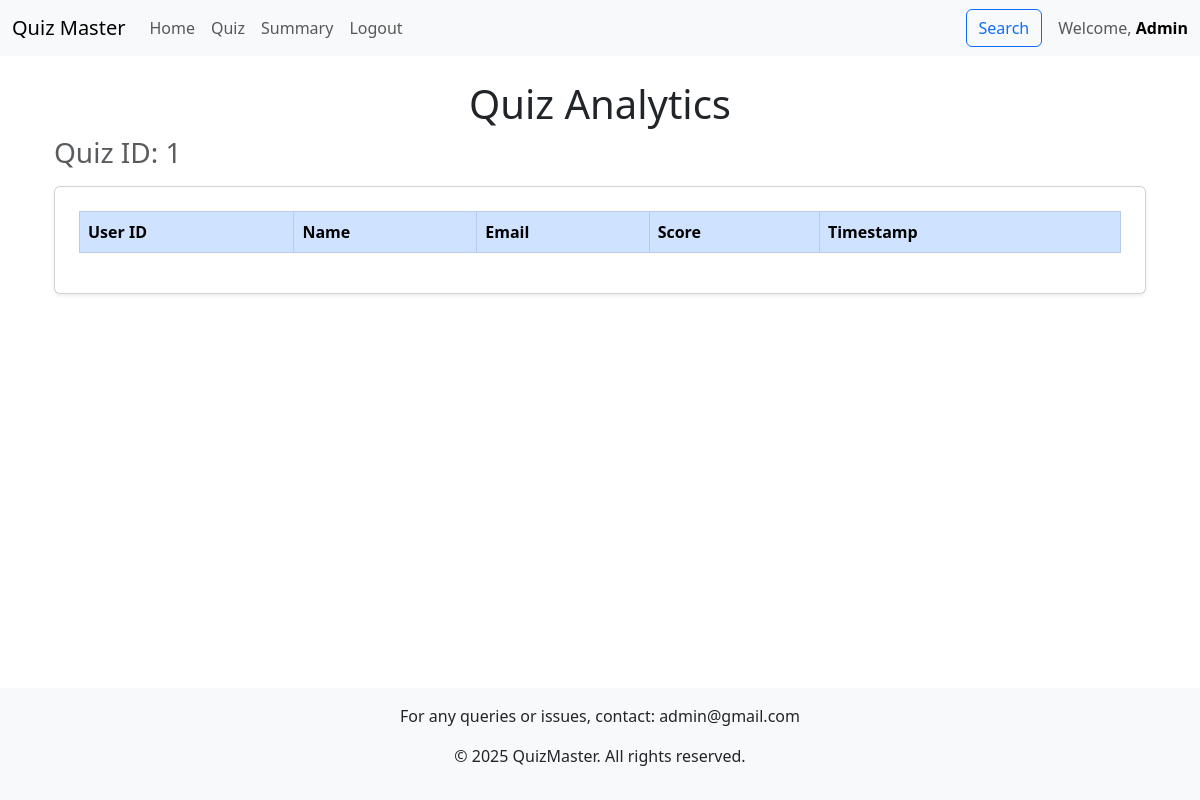
The app's page /quiz_analytics/1 (signed in), older data.
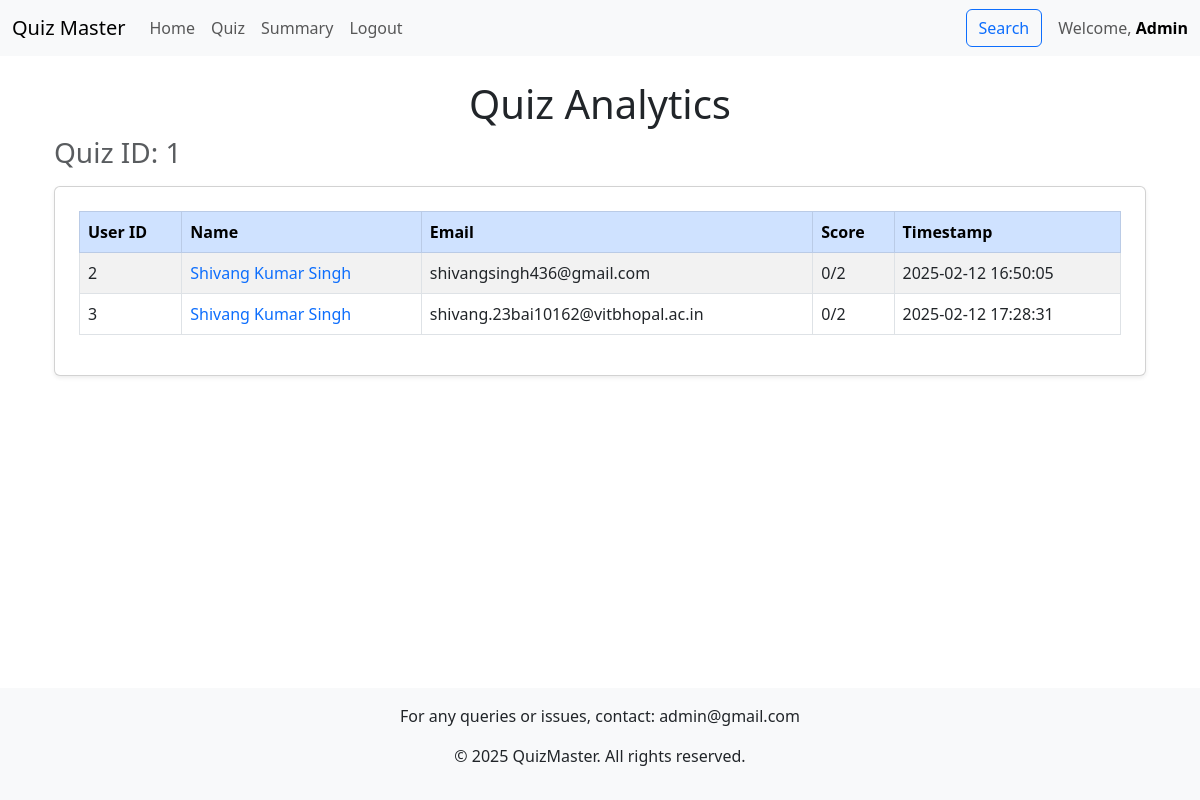
The same page, newer data.
### models.py (models this page shows)
class Score(db.Model):
    id = db.Column(db.Integer, primary_key=True)
    quiz_id = db.Column(db.Integer, db.ForeignKey('quiz.id'), nullable=False)
    user_id = db.Column(db.Integer, db.ForeignKey('user.id'), nullable=False)
    timestamp = db.Column(db.DateTime, nullable=False, default=datetime.utcnow)
    total_score = db.Column(db.Integer, nullable=False)
    __table_args__ = (db.UniqueConstraint('quiz_id', 'user_id', name='unique_user_quiz_attempt'),)

class User(db.Model):
    id = db.Column(db.Integer, primary_key=True)
    username = db.Column(db.String(120), unique=True, nullable=False)
    password_hash = db.Column(db.String(120), nullable=False)
    full_name = db.Column(db.String(100))
    qualification = db.Column(db.String(100))
    dob = db.Column(db.Date)
    role = db.Column(db.Enum("user", "admin", name="user_roles"), default="user",)
    created_at = db.Column(db.DateTime, default=datetime.now(timezone.utc))
    scores = db.relationship('Score', backref='user', lazy=True, cascade="all, delete-orphan")

### controllers/controllers_users.py (the view)
@app.route('/quiz_analytics/<int:quiz_id>')
@auth_required
def quiz_analytics(quiz_id):
    user = User.query.get(session["user_id"])
    if user.role != "admin":
        flash("You do not have permission to view this page.", "danger")
        return redirect(url_for('dashboard'))
    quiz_attempts = db.session.query(
        User.id,
        User.full_name,
        User.username,
        Score.total_score,
        Score.timestamp,
        Score.quiz_id
    ).join(Score, Score.user_id == User.id)\
     .filter(Score.quiz_id == quiz_id)\
     .all()
    quiz_questions_count = {
    quiz_id: db.session.query(Question).filter(Question.quiz_id == quiz_id).count()
}
    return render_template('quiz_analytics.html',
                           quiz_attempts=quiz_attempts,
                           quiz_id=quiz_id,
                           quiz_questions_count=quiz_questions_count,
                           user=user)

### controllers/controllers_login.py (called while the page is built)
@app.context_processor
def inject_admin_email():
    admin_user = User.query.filter_by(role="admin").first()
    return {"admin_email": admin_user.username}

### controllers/controllers_users.py (called while the page is built)
def auth_required(func):
    @wraps(func)
    def inner(*args, **kwargs):
        if "user_id" in session:
            return func(*args, **kwargs)
        else:
            flash("Please login to continue")
            return redirect(url_for("index"))
    return inner

### templates/quiz_analytics.html (shortened to what this page needs)
{% extends "base.html" %}
{% block content %}
<div class="container mt-4">
    <h1 class="text-center">Quiz Analytics</h1>
    <h3 class="text-muted">Quiz ID: {{ quiz_id }}</h3>
    <div class="card shadow-sm p-4 mt-3">
        <div class="table-responsive">
            <table class="table table-bordered table-striped">
                <thead class="table-primary">
                    <tr>
                        <th>User ID</th>
                        <th>Name</th>
                        <th>Email</th>
                        <th>Score</th>
                        <th>Timestamp</th>
                    </tr>
                </thead>
                <tbody>
                    {% for attempt in quiz_attempts %}
                    <tr>
                        <td>{{ attempt.id }}</td>
                        <td>
                            <a href="/dashboard/scores/{{ attempt.id }}" class="text-decoration-none">
                                {{ attempt.full_name }}
                            </a>
                        </td>
                        <td>{{ attempt.username }}</td>
                        <td>{{ attempt.total_score }}/{{ quiz_questions_count[attempt.quiz_id] }}</td>
                        <td>{{ attempt.timestamp.strftime('%Y-%m-%d %H:%M:%S') }}</td>
                    </tr>
                    {% endfor %}
                </tbody>
            </table>
        </div>
    </div>
</div>
{% endblock %}

Row changes from the older to the newer data that the page shows:
added Score: id "2", full_name "Shivang Kumar Singh", username "shivangsingh436@gmail.com", total_score "0", user "2", timestamp "2025-02-12 16:50:05"
added Score: id "3", full_name "Shivang Kumar Singh", username "shivang.23bai10162@vitbhopal.ac.in", total_score "0", id "2", timestamp "2025-02-12 17:28:31"
